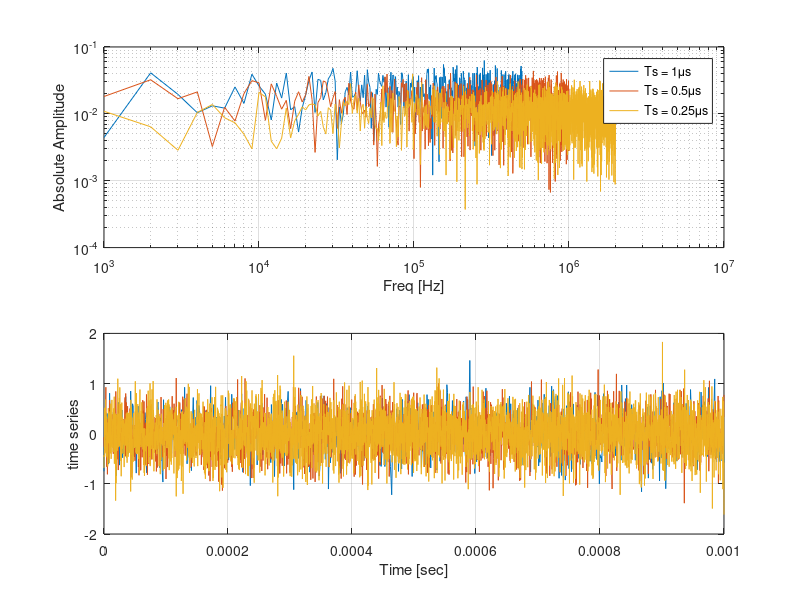

MATLAB code to generate this figure:
tt = 0:1e-6:1e-3;
rr = 0.4*randn(size(tt));

ftt = fft(rr)/length(rr);
ftt = ftt(1:floor(length(ftt)/2));
ftt(2:length(ftt)) = 2*ftt(2:length(ftt));
freqtt = (0:length(ftt)-1)*0.5*1/(tt(2) - tt(1))/length(ftt);

subplot(2,1,1),loglog(freqtt,abs(ftt));hold on;
subplot(2,1,2),plot(tt,rr);hold on;

tt = 0:1e-6/2:1e-3;
rr = 0.4*randn(size(tt));

ftt = fft(rr)/length(rr);
ftt = ftt(1:floor(length(ftt)/2));
ftt(2:length(ftt)) = 2*ftt(2:length(ftt));
freqtt = (0:length(ftt)-1)*0.5*1/(tt(2) - tt(1))/length(ftt);

subplot(2,1,1),loglog(freqtt,abs(ftt));hold on;
subplot(2,1,2),plot(tt,rr);hold on;

tt = 0:1e-6/4:1e-3;
rr = 0.4*randn(size(tt));

ftt = fft(rr)/length(rr);
ftt = ftt(1:floor(length(ftt)/2));
ftt(2:length(ftt)) = 2*ftt(2:length(ftt));
freqtt = (0:length(ftt)-1)*0.5*1/(tt(2) - tt(1))/length(ftt);

subplot(2,1,1),loglog(freqtt,abs(ftt));grid on;hold off;
subplot(2,1,2),plot(tt,rr);grid on;hold off

subplot(2,1,1)
ylabel('Absolute Amplitude')
xlabel('Freq [Hz]')
legend('Ts = 1\mus','Ts = 0.5\mus','Ts = 0.25\mus')

subplot(2,1,2)
ylabel('time series')
xlabel('Time [sec]')
